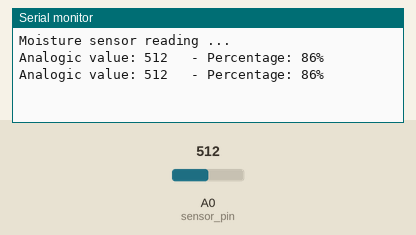
A sketch run on a simulated Arduino Uno, built with avr-gcc and run on an emulated ATmega328P. Shown: the last lines printed to the serial monitor. The inputs (shaded band) are chosen by the test bench; at power-on: A0 (sensor_pin) = 512.

Above: at 3.2 s.
3.3 s: A0 (sensor_pin) set to 716
At 4.6 s:
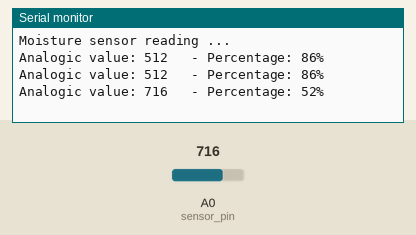
4.8 s: A0 (sensor_pin) set to 900
At 5.7 s:
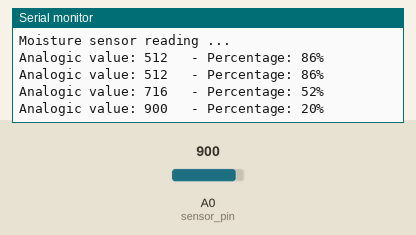
Timing chart, 0 to 7.8 s (numbered marks = the images above; inputs shaded):
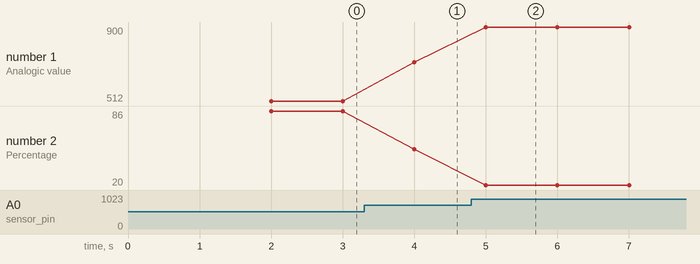

The sketch:

02-Calibration_Soil_moisture_sensor_YL69.ino
```cpp
int sensor_pin = A0;
int output_value_analogic ;
int output_value_percentage ;

void setup() {
  Serial.begin(115200);
  Serial.println("Moisture sensor reading ...");
  delay(2000);
 }


void loop() {
  output_value_analogic = analogRead(sensor_pin);
  output_value_percentage = map(output_value_analogic,1024,433,0,100);
  Serial.print("Analogic value: ");
  Serial.print(output_value_analogic);
  Serial.print("   - Percentage: ");
  Serial.print(output_value_percentage);
  Serial.print("%\n");
  delay(1000);
}
```

Measured:
- after the input at 3.3 s, the serial monitor: prints a new line after 0.70 s (image 1)
- after the input at 4.8 s, the serial monitor: prints a new line after 0.20 s (image 2)
- plotted number 1: 512 → 716 after the input at 3.3 s, 716 → 900 after the input at 4.8 s
- plotted number 2: 86 → 52 after the input at 3.3 s, 52 → 20 after the input at 4.8 s
